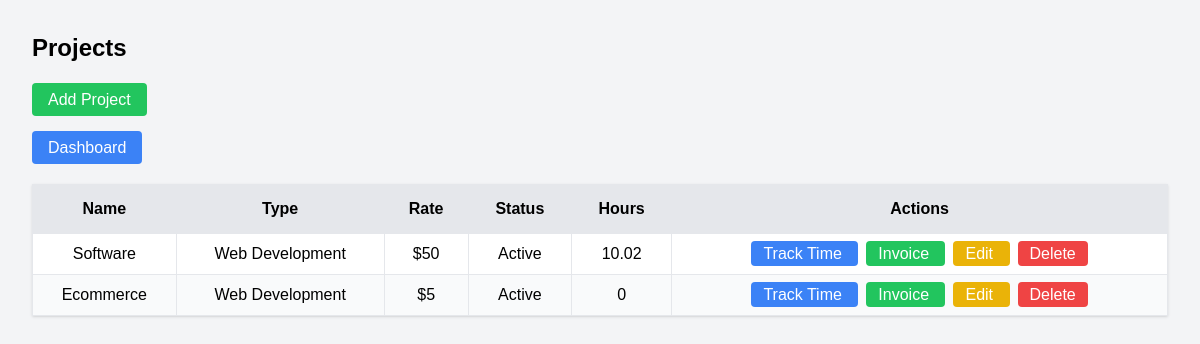
Screenshot of /projects (signed in) with the database file from the repository.
### tables this page shows
CREATE TABLE projects(
        id INTEGER PRIMARY KEY AUTOINCREMENT,
        name TEXT,
        type TEXT,
        rate INTEGER,
        status TEXT,
        user_id INTEGER
    , created_at TIMESTAMP, deadline TEXT, description TEXT);

### app.py (the view)
@app.route("/projects")
@login_required
def projects():
    user_id = session["user_id"]
    role = session["role"]
    conn = get_db_connection()
    if role == "admin":
        projects = conn.execute("""
            SELECT
                projects.*,
                users.username,
                IFNULL(SUM(time_logs.hours), 0) as total_hours
            FROM projects
            LEFT JOIN time_logs ON projects.id = time_logs.project_id
            LEFT JOIN users ON projects.user_id = users.id
            GROUP BY projects.id
            ORDER BY projects.created_at DESC
        """).fetchall()
    else:
        projects = conn.execute("""
            SELECT
                projects.*,
                IFNULL(SUM(time_logs.hours), 0) as total_hours
            FROM projects
            LEFT JOIN time_logs ON projects.id = time_logs.project_id
            WHERE projects.user_id = ?
            GROUP BY projects.id
            ORDER BY projects.created_at DESC
        """, (user_id,)).fetchall()
    close_db_connection(conn)
    return render_template("projects.html", projects=projects, role=role)

### app.py (called while the page is built)
def login_required(f):
    @wraps(f)
    def decorated_function(*args, **kwargs):
        if "user_id" not in session:
            return redirect("/login")
        return f(*args, **kwargs)
    return decorated_function

### database.py (called while the page is built)
def get_db_connection():
    conn = sqlite3.connect(DATABASE_PATH)
    conn.row_factory = sqlite3.Row
    return conn

def close_db_connection(conn):
    if conn:
        conn.close()

### templates/projects.html (shortened to what this page needs)
<!DOCTYPE html>
<html>
<head>
<link rel="stylesheet" href="{{ url_for('static', filename='css/style.css') }}">
<script src="https://cdn.tailwindcss.com"></script>
</head>
<body class="bg-gray-100">
<div class="p-8">
<h1 class="text-2xl font-bold mb-6">Projects</h1>
<a href="{{ url_for('add_project') }}"
class="bg-green-500 text-white px-4 py-2 rounded">
Add Project
</a><br><br>
<a href="/"
    class="bg-blue-500 text-white px-4 py-2 rounded">
    Dashboard
</a>
<table class="mt-6 w-full bg-white shadow border">
<thead>
<tr class="bg-gray-200">
<th class="p-3 border">Name</th>
<th class="p-3 border">Type</th>
<th class="p-3 border">Rate</th>
<th class="p-3 border">Status</th>
<th class="p-3 border">Hours</th>
<th class="p-3 border">Actions</th>
</tr>
</thead>
<tbody>
{% for project in projects %}
<tr class="text-center">
<td class="p-2 border">{{ project.name }}</td>
<td class="p-2 border">{{ project.type }}</td>
<td class="p-2 border">${{ project.rate }}</td>
<td class="p-2 border">{{ project.status }}</td>
<td class="p-2 border">{{ project.total_hours }}</td>
<td class="p-2 border space-x-2">
{% if role == "freelancer" %}
<a href="/time/{{ project.id }}"
class="bg-blue-500 text-white px-3 py-1 rounded hover:bg-blue-600">
    Track Time
</a>
<a href="{{ url_for('invoice', project_id=project.id) }}"
class="bg-green-500 text-white px-3 py-1 rounded">
Invoice
</a>
{% endif %}
<a href="{{ url_for('edit_project', project_id=project.id) }}"
class="bg-yellow-500 text-white px-3 py-1 rounded">
Edit
</a>
<a href="{{ url_for('delete_project', project_id=project.id) }}"
class="bg-red-500 text-white px-3 py-1 rounded">
Delete
</a>
</td>
</tr>
{% endfor %}
</tbody>
</table>
</div>
</body>
</html>

### static/css/style.css (style rules this page uses)
body { font-family: Arial, Helvetica, sans-serif; background-color: #f3f4f6; }
h1 { font-size: 28px; font-weight: bold; margin-bottom: 20px; }
table { width: 100%; border-collapse: collapse; margin-top: 20px; background-color: white; }
th { background-color: #e5e7eb; padding: 10px; }
td { padding: 10px; text-align: center; }
tr:nth-child(even) { background-color: #f9fafb; }

### rows the page displays
projects: name "Software", type "Web Development", rate "50", status "Active", total_hours "10.02"
projects: name "Ecommerce", type "Web Development", rate "5", status "Active", total_hours "0"
